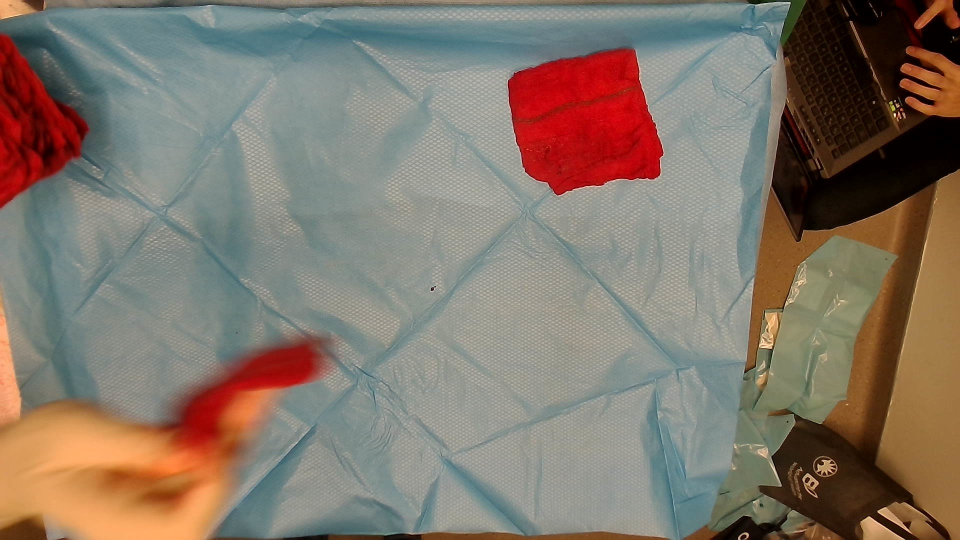
#> input picture photo/WIN_20230302_19_13_25_Pro.jpg, 1920 x 1080 px, given in place of ntrast=1.3 brightness=-.2 saturation=1.2 ! appsink drop=True, which was not available (shown at 1/2 size)
$ python HelloJetson_CAM2.py
#> lines starting #> are read from the running program, lines starting #| are printed output that depends on the picture; pictures that were not available may be replaced by others from this repository, and a replacement may not be noted
# 2 camera code
import cv2
import numpy as np
import time

print(cv2.__version__)
timeMark=time.time()
dtFIL=0

def nothing(x):
    pass

cv2.namedWindow('TrackBars')
cv2.moveWindow('TrackBars',1320,0)
cv2.createTrackbar('hueLower', 'TrackBars',100,179,nothing)
cv2.createTrackbar('hueUpper', 'TrackBars',116,179,nothing)
cv2.createTrackbar('satLow', 'TrackBars',160,255,nothing)
cv2.createTrackbar('satHigh', 'TrackBars',255,255,nothing)
cv2.createTrackbar('valLow', 'TrackBars',150,255,nothing)
cv2.createTrackbar('valHigh', 'TrackBars',255,255,nothing)

width=720
height=480
flip=2
font=cv2.FONT_HERSHEY_SIMPLEX
camSet1='nvarguscamerasrc sensor-id=0 ee-mode=1 ee-strength=0 tnr-mode=2 tnr-strength=1 wbmode=3 ! video/x-raw(memory:NVMM), width=3264, height=2464, framerate=21/1,format=NV12 ! nvvidconv flip-method='+str(flip)+' ! video/x-raw, width='+str(width)+', height='+str(height)+', format=BGRx ! videoconvert ! video/x-raw, format=BGR ! videobalance contrast=1.3 brightness=-.2 saturation=1.2 ! appsink drop=True'
camSet2='nvarguscamerasrc sensor-id=1 ee-mode=1 ee-strength=0 tnr-mode=2 tnr-strength=1 wbmode=3 ! video/x-raw(memory:NVMM), width=3264, height=2464, framerate=21/1,format=NV12 ! nvvidconv flip-method='+str(flip)+' ! video/x-raw, width='+str(width)+', height='+str(height)+', format=BGRx ! videoconvert ! video/x-raw, format=BGR ! videobalance contrast=1.3 brightness=-.2 saturation=1.2 ! appsink drop=True'

cam1=cv2.VideoCapture(camSet1)
cam2=cv2.VideoCapture(camSet2)

while True:
    _, frame1 = cam1.read()
#> frame1 is the input picture: shape (1080, 1920, 3); mean B, G, R 105.8, 118.1, 130.8
    _, frame2 = cam2.read()

    hsv1=cv2.cvtColor(frame1,cv2.COLOR_BGR2HSV)
#> hsv1: shape (1080, 1920, 3); mean H, S, V 50, 78.8, 138
    hsv2=cv2.cvtColor(frame2,cv2.COLOR_BGR2HSV)

    hueLow=cv2.getTrackbarPos('hueLower', 'TrackBars')
    hueUp=cv2.getTrackbarPos('hueUpper', 'TrackBars')

    Ls=cv2.getTrackbarPos('satLow', 'TrackBars')
    Us=cv2.getTrackbarPos('satHigh', 'TrackBars')

    Lv=cv2.getTrackbarPos('valLow', 'TrackBars')
    Uv=cv2.getTrackbarPos('valHigh', 'TrackBars')

    l_b=np.array([hueLow,Ls,Lv])
    u_b=np.array([hueUp,Us,Uv])

    FGmask1=cv2.inRange(hsv1,l_b,u_b)
#> FGmask1: shape (1080, 1920); every value is 0
    FGmask2=cv2.inRange(hsv2,l_b,u_b)

    cv2.imshow('FGmask1',FGmask1)
    cv2.moveWindow('FGmask1',0,0)

    contours1,_ = cv2.findContours(FGmask1,cv2.RETR_EXTERNAL,cv2.CHAIN_APPROX_SIMPLE)
#> contours1 = []
    contours1=sorted(contours1,key=lambda x:cv2.contourArea(x),reverse=True)
    for cnt in contours1:
        area=cv2.contourArea(cnt)
        (x,y,w,h)=cv2.boundingRect(cnt)
        if area>=100:
            cv2.rectangle(frame1,(x,y),(x+w,y+h),(0,255,255),3)
            break
#> this loop made 0 passes

    contours2,_ = cv2.findContours(FGmask2,cv2.RETR_EXTERNAL,cv2.CHAIN_APPROX_SIMPLE)
#> contours2 = []
    contours2=sorted(contours2,key=lambda x:cv2.contourArea(x),reverse=True)
    for cnt in contours2:
        area=cv2.contourArea(cnt)
        (x,y,w,h)=cv2.boundingRect(cnt)
        if area>=100:
            cv2.rectangle(frame2,(x,y),(x+w,y+h),(0,255,255),3)
            break

    frame3=np.hstack((frame1,frame2))
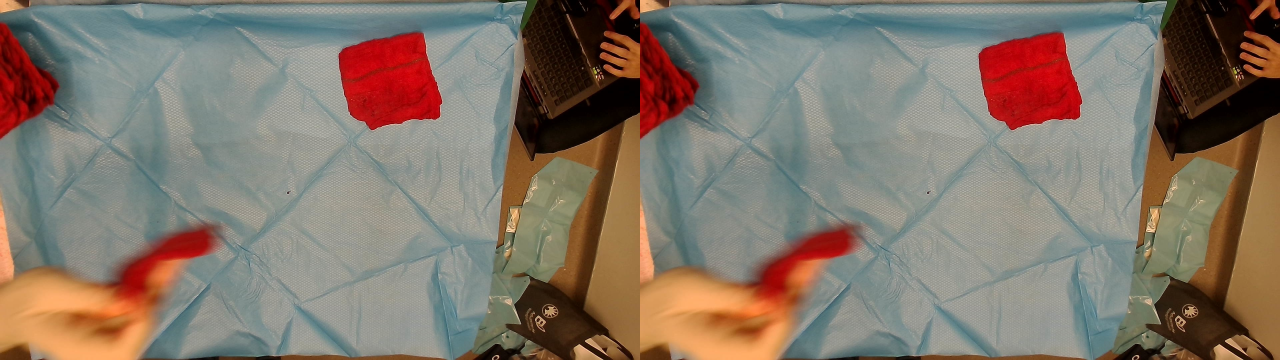
#> frame3: shape (1080, 3840, 3) (shown at 1/3 size); mean B, G, R 105.8, 118.1, 130.8
    dt=time.time()-timeMark
    timeMark=time.time()
    dtFIL=.9*dtFIL + .1*dt
    fps=1/dtFIL
    cv2.rectangle(frame3,(0,0),(150,40),(0,0,255),-1)
    cv2.putText(frame3,'fps: '+str(round(fps,1)),(0,30),font,1,(0,255,255),2)

    cv2.imshow('comboCam',frame3)
    cv2.moveWindow('comboCam',0,450)

    if cv2.waitKey(1)==ord('b'):
#> (key Esc is pressed here)
        break
cam1.release()
cam2.release()
cv2.destroyAllWindows()

$ run again, on photo/WIN_20230302_19_13_26_Pro.jpg
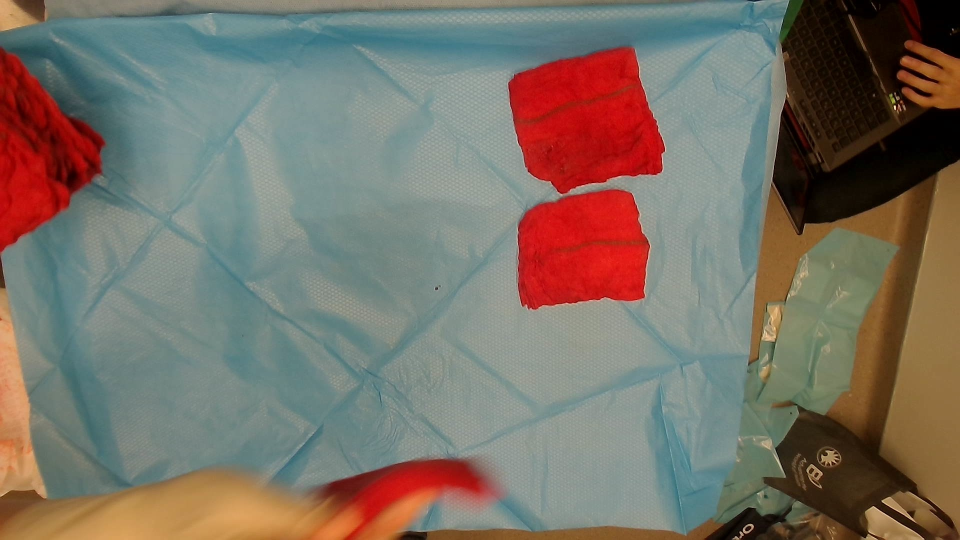
#> input picture photo/WIN_20230302_19_13_26_Pro.jpg, 1920 x 1080 px, given in place of ntrast=1.3 brightness=-.2 saturation=1.2 ! appsink drop=True, which was not available (shown at 1/2 size)
#> frame1 is the input picture: shape (1080, 1920, 3); mean B, G, R 101.9, 112.8, 121.7
#> hsv1: shape (1080, 1920, 3); mean H, S, V 57.2, 89.8, 135.4
#> FGmask1: shape (1080, 1920); every value is 0
#> contours1 = []
#> `frame3=np.hstack((frame1,frame2))`:
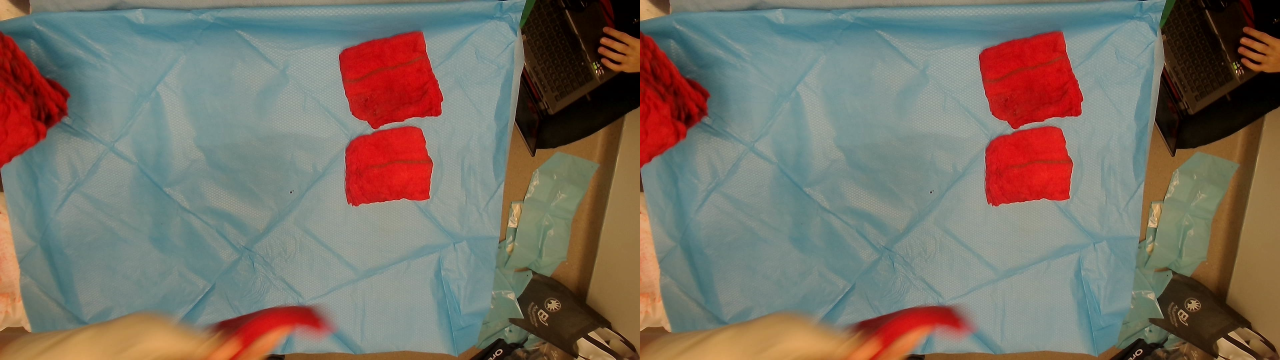
#> frame3: shape (1080, 3840, 3) (shown at 1/3 size); mean B, G, R 101.9, 112.8, 121.7

$ run again, on photo/WIN_20230302_19_13_30_Pro.jpg
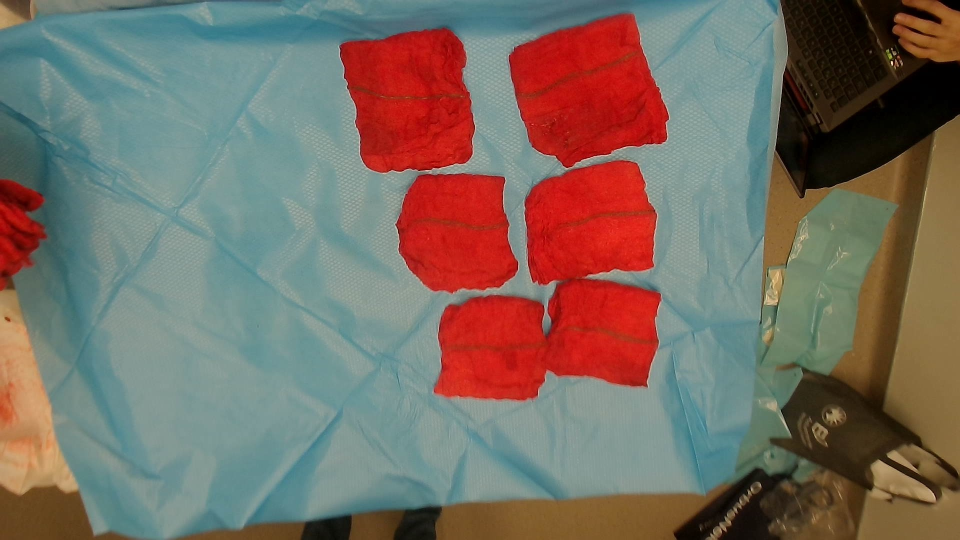
#> input picture photo/WIN_20230302_19_13_30_Pro.jpg, 1920 x 1080 px, given in place of ntrast=1.3 brightness=-.2 saturation=1.2 ! appsink drop=True, which was not available (shown at 1/2 size)
#> frame1 is the input picture: shape (1080, 1920, 3); mean B, G, R 97.8, 108, 120.9
#> hsv1: shape (1080, 1920, 3); mean H, S, V 55.6, 107.8, 139.5
#> FGmask1: shape (1080, 1920); every value is 0
#> contours1 = []
#> `frame3=np.hstack((frame1,frame2))`:
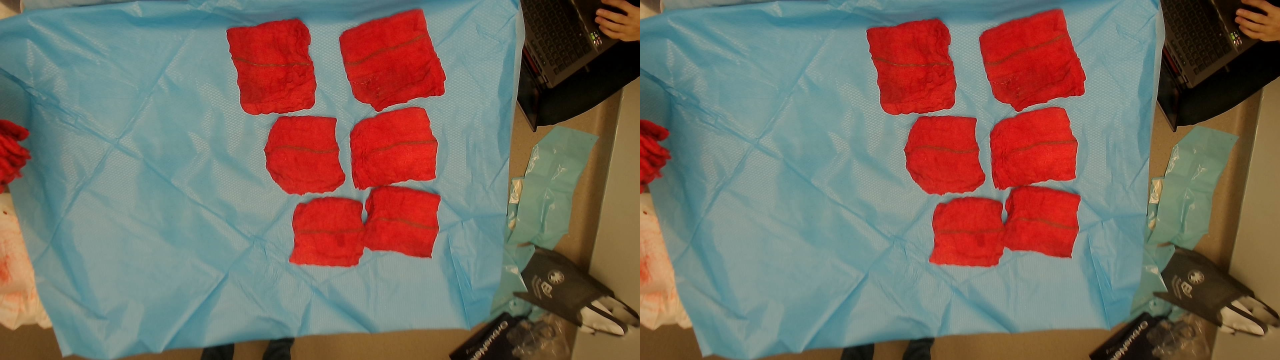
#> frame3: shape (1080, 3840, 3) (shown at 1/3 size); mean B, G, R 97.8, 108, 120.9

$ run again, on photo/WIN_20230302_19_13_56_Pro.jpg
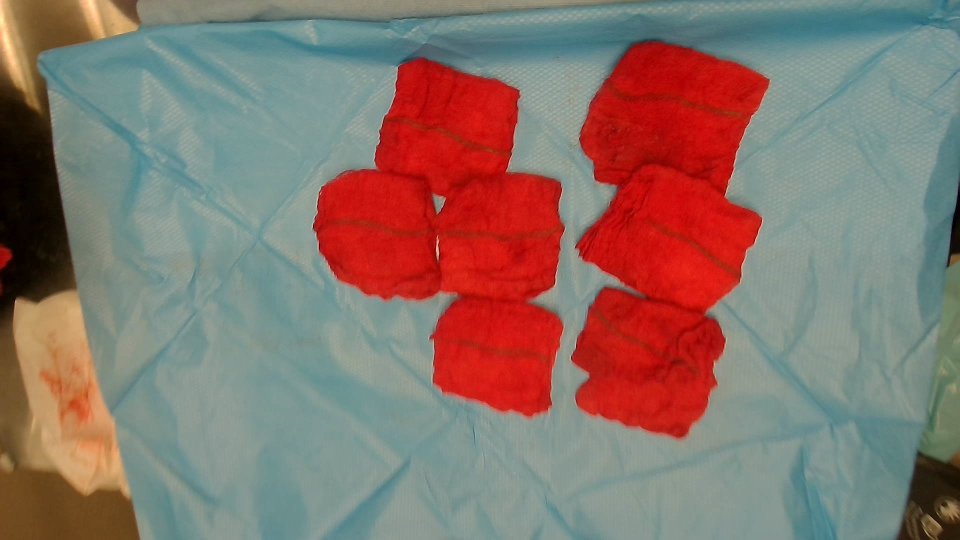
#> input picture photo/WIN_20230302_19_13_56_Pro.jpg, 1920 x 1080 px, given in place of ntrast=1.3 brightness=-.2 saturation=1.2 ! appsink drop=True, which was not available (shown at 1/2 size)
#> frame1 is the input picture: shape (1080, 1920, 3); mean B, G, R 105.8, 114, 136.7
#> hsv1: shape (1080, 1920, 3); mean H, S, V 56.5, 96.4, 153.3
#> FGmask1: shape (1080, 1920); every value is 0
#> contours1 = []
#> `frame3=np.hstack((frame1,frame2))`:
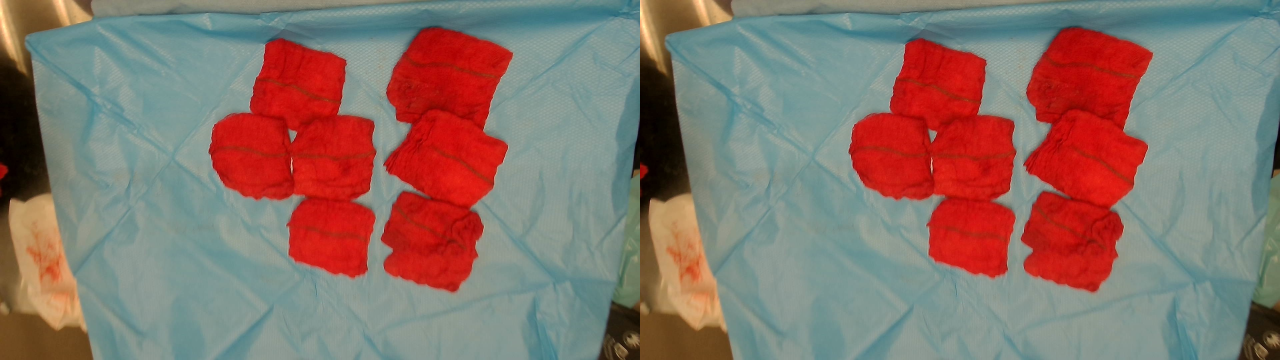
#> frame3: shape (1080, 3840, 3) (shown at 1/3 size); mean B, G, R 105.8, 114, 136.7
